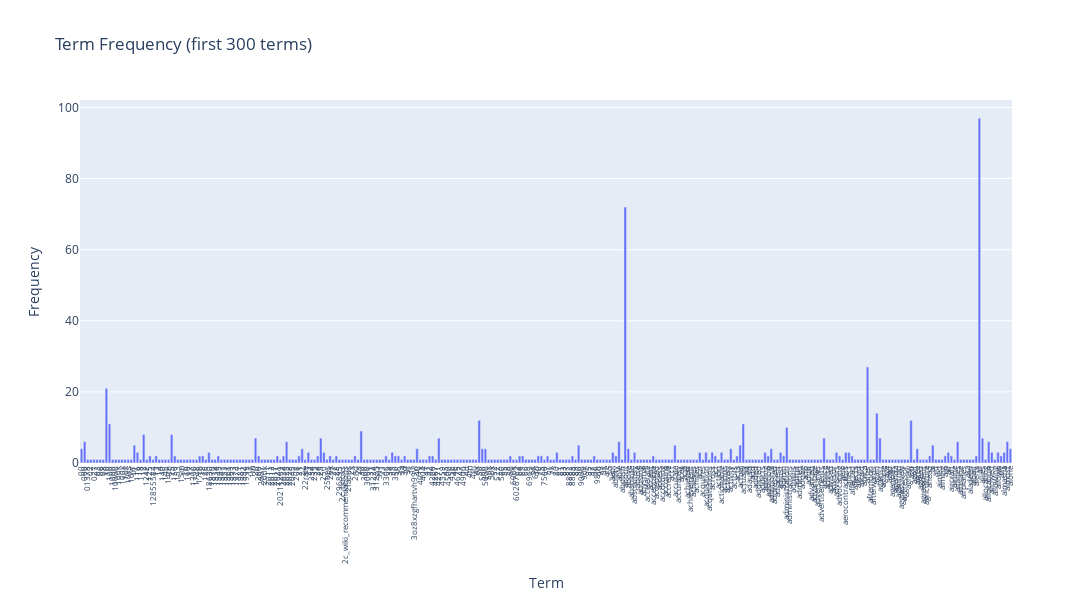

Source (notebook cell):
### Markdown cell above
### exercise 12
nicer interactive visualization

### Code cell
import plotly.express as px

# reference: https://plotly.com/python/plotly-express/
# first 300 terms and frequencies
term = count_vect.get_feature_names_out()[:300]

# plotly bar chart
fig = px.bar(x = term,
            y = term_frequencies[:300], 
            labels = {'x':'Term', 'y':'Frequency'}, 
            title = 'Term Frequency (first 300 terms)'
)

fig.update_xaxes(
    tickmode = 'array', # force x-axis to show
    tickvals = term, # values on x-axis
    ticktext = term, # labels on x-axis
    tickangle = 270,
    tickfont = dict(size = 8)
)

# adjust layout size
fig.update_layout(
    autosize = False,
    width = 2500,
    height = 600
)

fig.show()

### Figure 1 — Plotly figure (JSON) as saved in the notebook; plotly's stock layout.template omitted (floating-point values rounded to 4 significant figures; data arrays with more than 128 entries replaced by an {"elided": "..."} marker saying what was removed)
{"data": [{"hovertemplate": "Term=%{x}<br>Frequency=%{y}<extra></extra>", "legendgroup": "", "marker": {"color": "#636efa", "pattern": {"shape": ""}}, "name": "", "orientation": "v", "showlegend": false, "textposition": "auto", "type": "bar", "x": {"elided": "300 str values"}, "xaxis": "x", "y": {"elided": "300 int values"}, "yaxis": "y"}], "layout": {"autosize": false, "barmode": "relative", "height": 600, "legend": {"tracegroupgap": 0}, "title": {"text": "Term Frequency (first 300 terms)"}, "width": 2500, "xaxis": {"anchor": "y", "domain": [0, 1], "tickangle": -90, "tickfont": {"size": 8}, "tickmode": "array", "ticktext": {"elided": "300 str values"}, "tickvals": {"elided": "300 str values"}, "title": {"text": "Term"}}, "yaxis": {"anchor": "x", "domain": [0, 1], "title": {"text": "Frequency"}}}}
